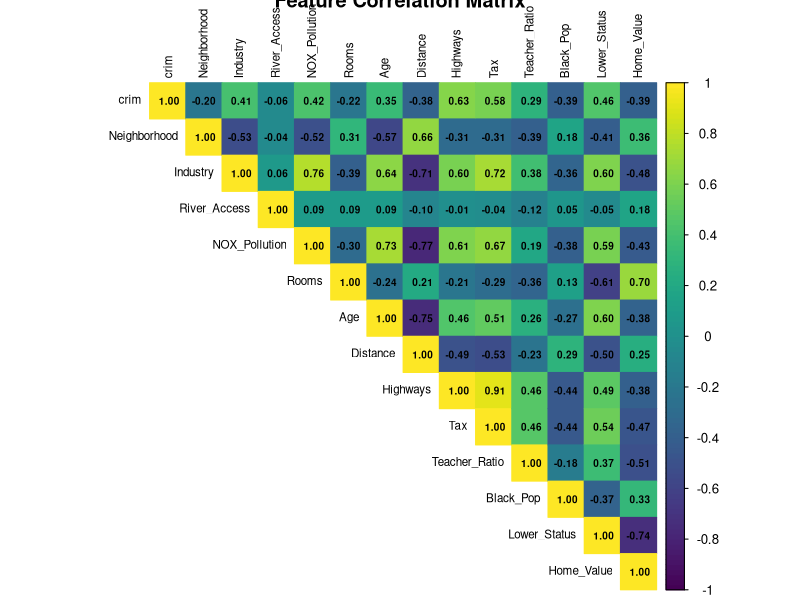
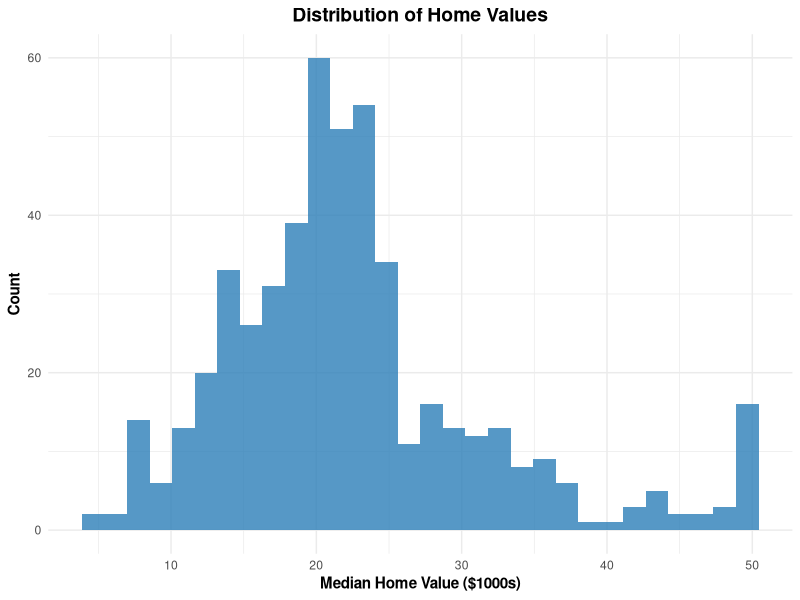
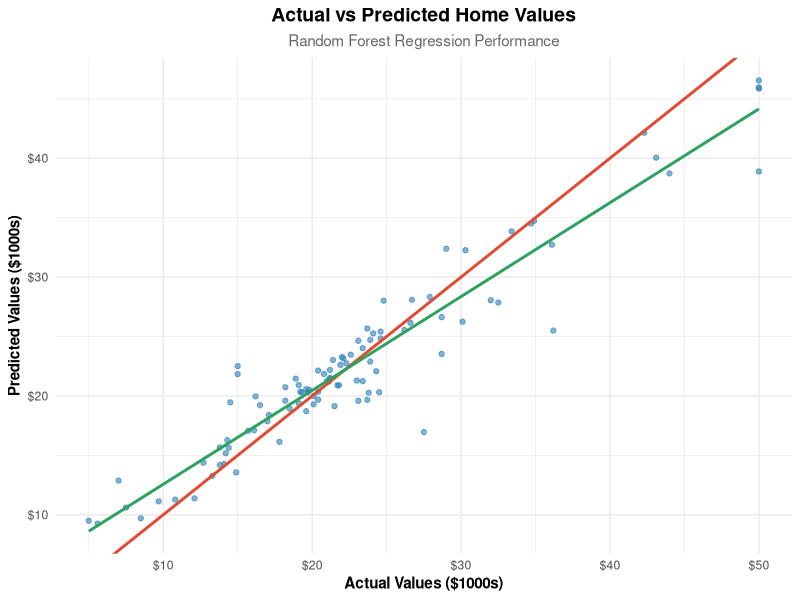
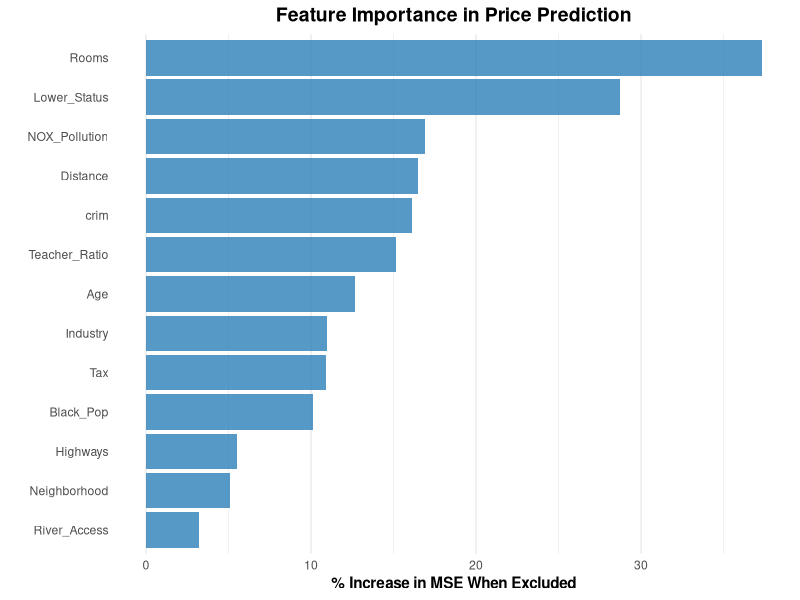
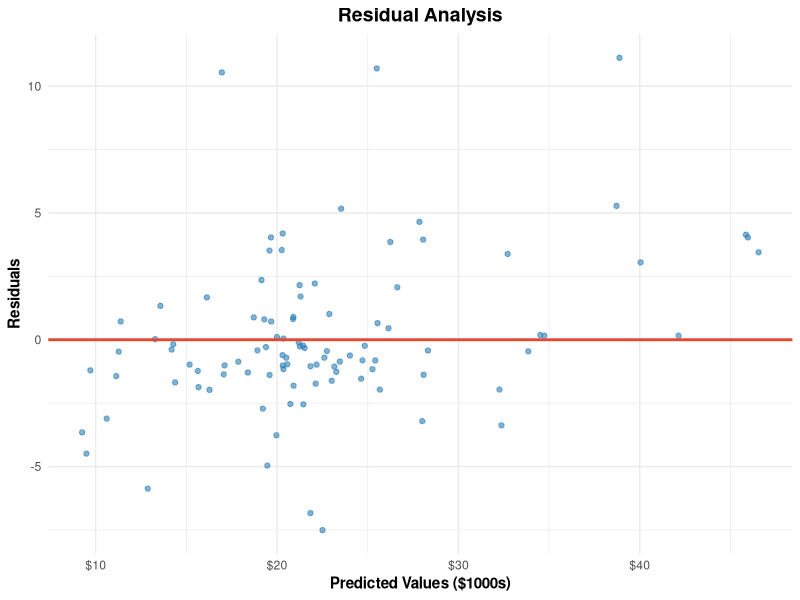

Generate these figures, in order, with R:
# Boston Housing Price Prediction Analysis
# Portfolio Project - Predictive Modeling & Data Visualization

# ----------------------------
# 1. Environment Setup
# ----------------------------
# Install & load packages
packages <- c("tidyverse", "caret", "randomForest", "corrplot", 
              "Metrics", "MASS", "ggpubr", "viridis")
installed <- packages %in% rownames(installed.packages())
if (any(!installed)) install.packages(packages[!installed])

suppressPackageStartupMessages({
  library(tidyverse)
  library(caret)
  library(randomForest)
  library(corrplot)
  library(Metrics)
  library(MASS)
  library(ggpubr)
  library(viridis)
})

# ----------------------------
# 2. Data Preparation
# ----------------------------
data <- MASS::Boston

# Convert to tibble for better printing
housing_data <- as_tibble(data) %>%
  rename(Neighborhood = zn,
         Industry = indus,
         River_Access = chas,
         NOX_Pollution = nox,
         Rooms = rm,
         Age = age,
         Distance = dis,
         Highways = rad,
         Tax = tax,
         Teacher_Ratio = ptratio,
         Black_Pop = black,
         Lower_Status = lstat,
         Home_Value = medv)

# ----------------------------
# 3. Exploratory Data Analysis
# ----------------------------
# Custom theme for visualizations
portfolio_theme <- theme_minimal() +
  theme(
    plot.title = element_text(face = "bold", size = 14, hjust = 0.5),
    plot.subtitle = element_text(hjust = 0.5, color = "grey40"),
    axis.title = element_text(face = "bold"),
    legend.position = "bottom"
  )

# Correlation matrix with significance
cor_matrix <- cor(housing_data)
png("images/correlation_matrix.png", width = 8, height = 6, units = "in", res = 300)
corrplot(cor_matrix, method = "color", type = "upper",
         tl.cex = 0.7, tl.col = "black",
         addCoef.col = "black", number.cex = 0.6,
         col = viridis(100),
         title = "Feature Correlation Matrix")
dev.off()

# Distribution of target variable
target_dist <- ggplot(housing_data, aes(x = Home_Value)) +
  geom_histogram(fill = "#2c7fb8", bins = 30, alpha = 0.8) +
  labs(title = "Distribution of Home Values",
       x = "Median Home Value ($1000s)", y = "Count") +
  portfolio_theme

ggsave("images/home_value_distribution.png", target_dist, width = 8, height = 6)

# ----------------------------
# 4. Model Development
# ----------------------------
set.seed(123)
train_index <- createDataPartition(housing_data$Home_Value, p = 0.8, list = FALSE)
train_data <- housing_data[train_index, ]
test_data <- housing_data[-train_index, ]

# Train Random Forest model
set.seed(123)
rf_model <- randomForest(
  Home_Value ~ .,
  data = train_data,
  ntree = 500,
  mtry = 4,
  importance = TRUE,
  do.trace = 100
)

# ----------------------------
# 5. Model Evaluation
# ----------------------------
# Generate predictions
predictions <- predict(rf_model, newdata = test_data)

# Create evaluation data frame
results <- tibble(
  Actual = test_data$Home_Value,
  Predicted = predictions
)

# Actual vs Predicted plot
avp_plot <- ggplot(results, aes(x = Actual, y = Predicted)) +
  geom_point(alpha = 0.6, color = "#2c7fb8") +
  geom_abline(slope = 1, intercept = 0, color = "#e34a33", linewidth = 1) +
  geom_smooth(method = "lm", color = "#2ca25f", se = FALSE) +
  labs(title = "Actual vs Predicted Home Values",
       subtitle = "Random Forest Regression Performance",
       x = "Actual Values ($1000s)", 
       y = "Predicted Values ($1000s)") +
  portfolio_theme +
  scale_x_continuous(labels = scales::dollar_format(prefix = "$")) +
  scale_y_continuous(labels = scales::dollar_format(prefix = "$"))

ggsave("images/actual_vs_predicted.png", avp_plot, width = 10, height = 8)

# Feature importance visualization
importance <- importance(rf_model)
var_importance <- data.frame(
  Feature = rownames(importance),
  Importance = importance[, "%IncMSE"]
) %>% arrange(desc(Importance))

var_plot <- ggplot(var_importance, aes(x = reorder(Feature, Importance), y = Importance)) +
  geom_col(fill = "#2c7fb8", alpha = 0.8) +
  coord_flip() +
  labs(title = "Feature Importance in Price Prediction",
       x = "", y = "% Increase in MSE When Excluded") +
  portfolio_theme +
  theme(panel.grid.major.y = element_blank())

ggsave("images/feature_importance.png", var_plot, width = 10, height = 6)

# ----------------------------
# 6. Performance Metrics
# ----------------------------
metrics <- list(
  RMSE = rmse(results$Actual, results$Predicted),
  MAE = mae(results$Actual, results$Predicted),
  R2 = R2(results$Predicted, results$Actual)
)

cat("Model Performance Metrics:\n",
    "📉 RMSE: ", round(metrics$RMSE, 2), "\n",
    "📊 MAE: ", round(metrics$MAE, 2), "\n",
    "🧠 R²: ", round(metrics$R2, 3), sep = "")

# ----------------------------
# 7. Diagnostic Plots
# ----------------------------
# Residual analysis
residual_plot <- ggplot(results, aes(x = Predicted, y = Actual - Predicted)) +
  geom_point(alpha = 0.6, color = "#2c7fb8") +
  geom_hline(yintercept = 0, color = "#e34a33", linewidth = 1) +
  labs(title = "Residual Analysis",
       x = "Predicted Values ($1000s)", 
       y = "Residuals") +
  portfolio_theme +
  scale_x_continuous(labels = scales::dollar_format(prefix = "$"))

ggsave("images/residual_analysis.png", residual_plot, width = 10, height = 8)
